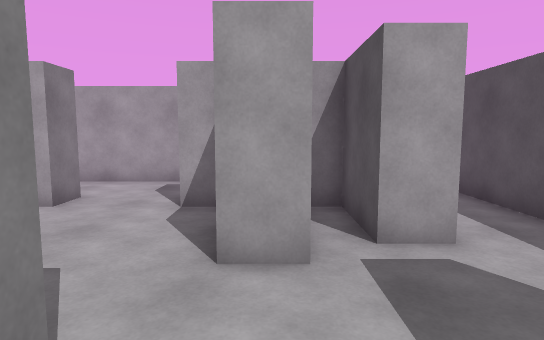
[1] (above)

24 first-person views from a walk through a scene from a Unity 3-D project. The camera is 1.4 m above the floor, tilts 6° down and sees 75° across. The floor is counted in squares, 1 m on a side. Each view is taken from the middle of a square. On the plan, view 1 faces up. The plan holds only what a view shows up to about 15 squares ahead; the rest is blank. The player is left out.

[2]
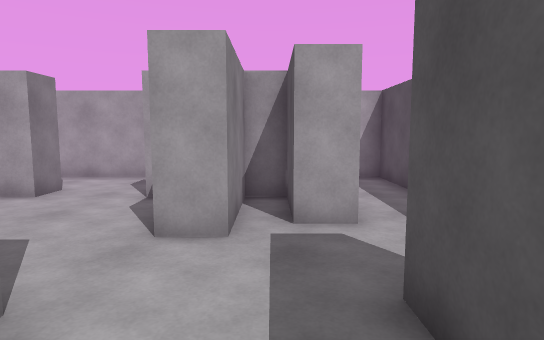

[3]
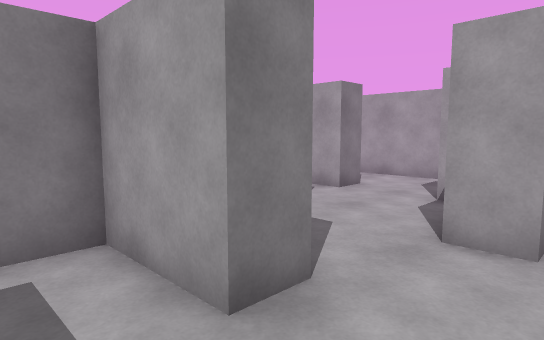

[4]
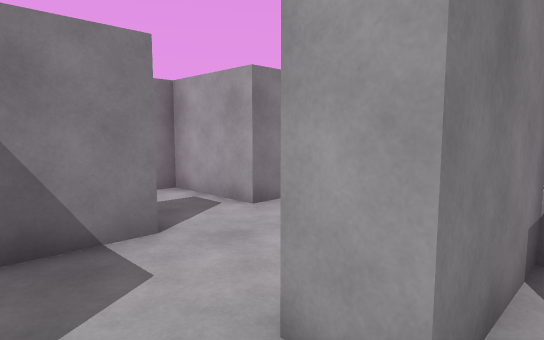

[5]
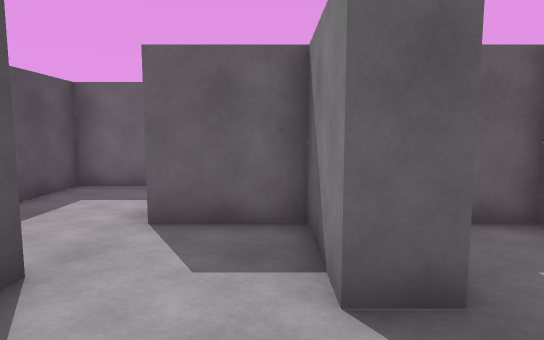

[6]
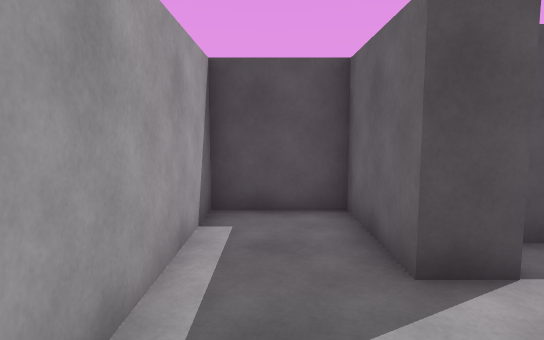

[7]
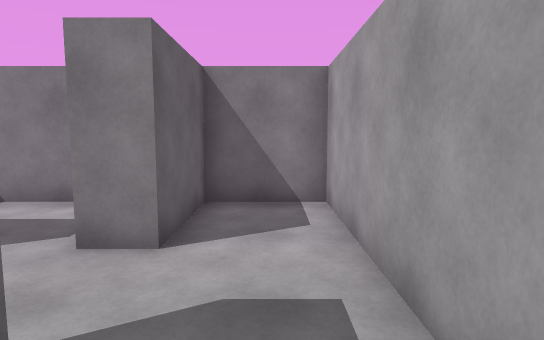

[8]
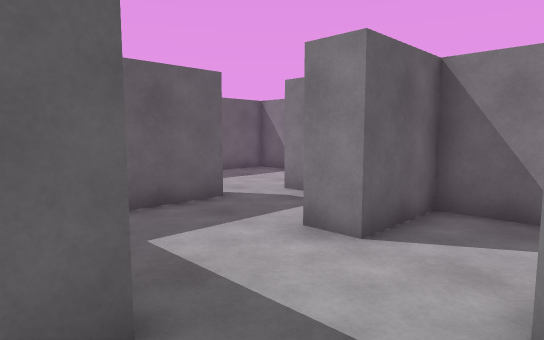

[9]
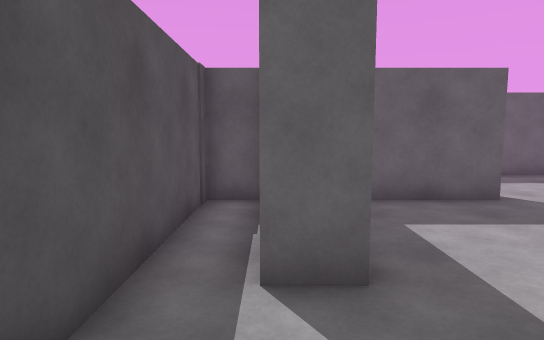

[10]
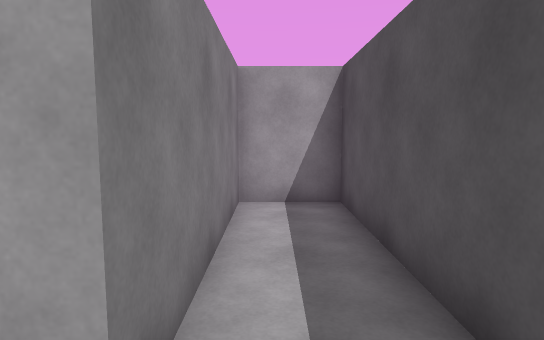

[11]
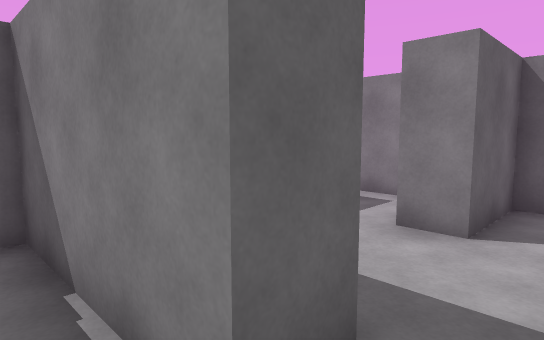

[12]
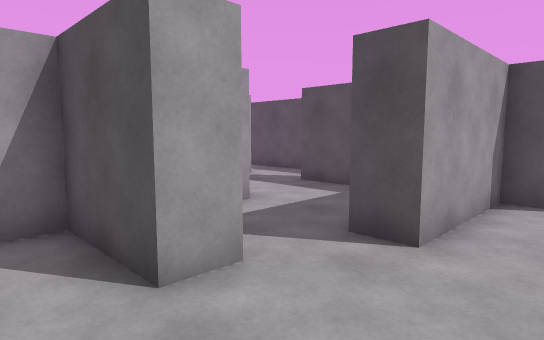

[13]
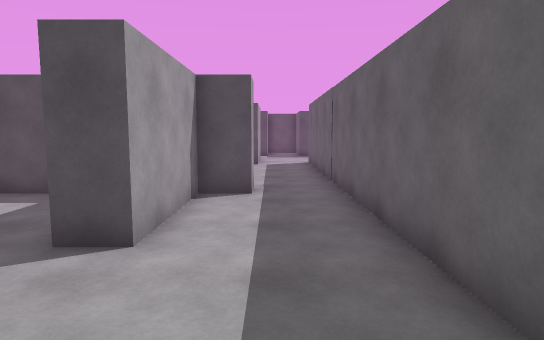

[14]
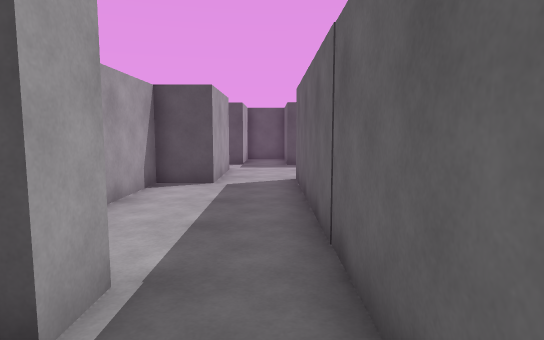

[15]
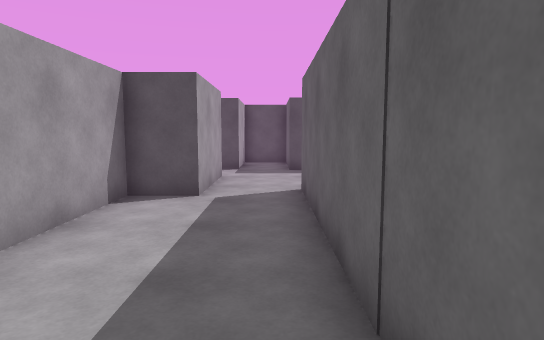

[16]
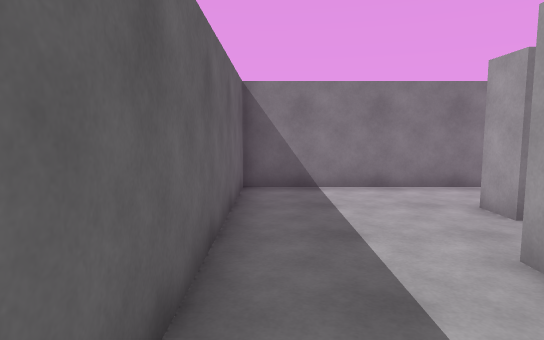

[17]
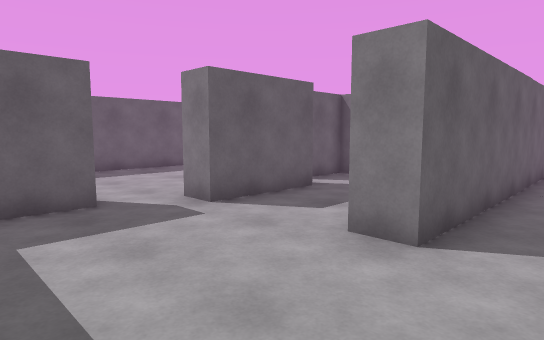

[18]
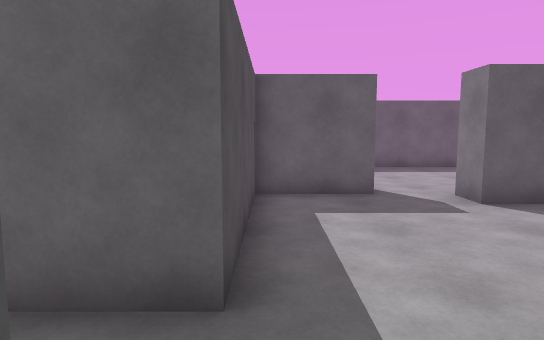

[19]
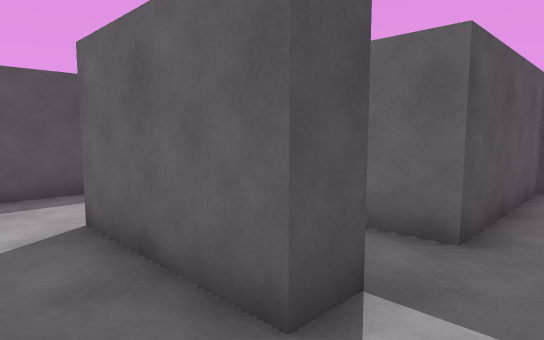

[20]
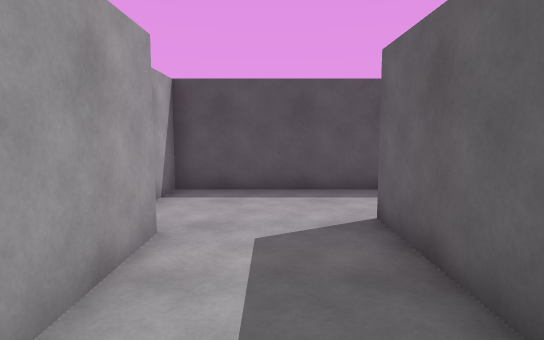

[21]
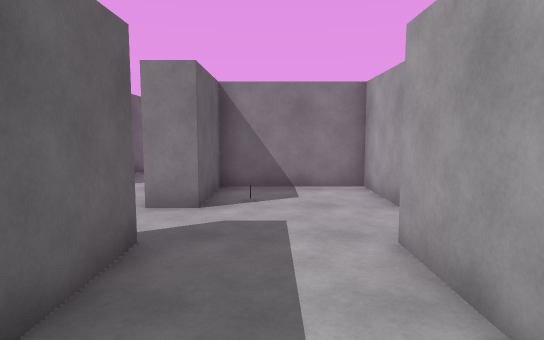

[22]
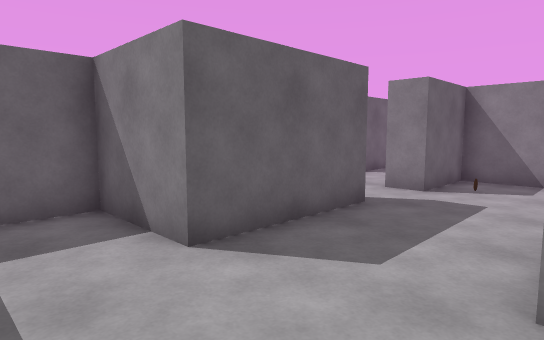

[23]
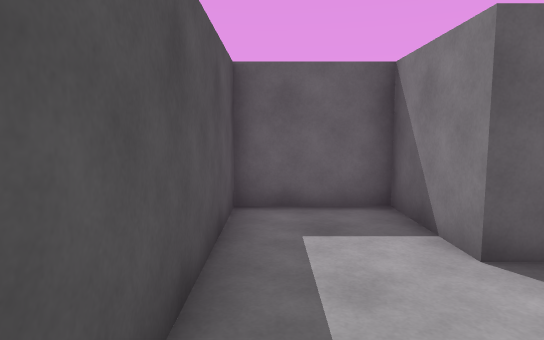

[24]
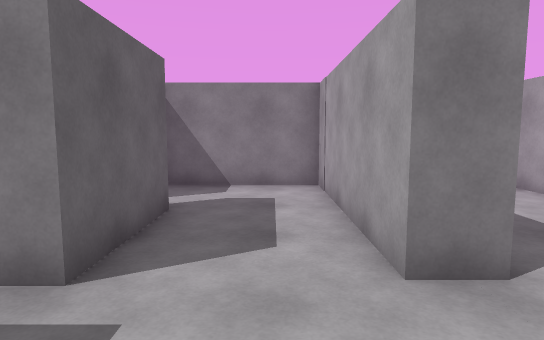

### Floor plan
Ten units are one square. View 1 is at (0, 0); x grows to the right and y downward. Boxes are objects, and circles mark ways between rooms. Rooms are numbered by the first view taken in them; rooms with no view inside come last. Other rooms are left out.
<svg viewBox="-77 -106 309 232">
<path fill="none" stroke="#000" d="M-46 -43 -35 -43 -35 -16 -11 -16 -11 -6 -35 -6 -35 21M-10 -66 -17 -66 -17 -76 13 -76 13 -101 -71 -101 -71 -76 -42 -76 -42 -66 -71 -66 -71 -34M4 -66 4 -37 -6 -37M-72 -16 -60 -16M-17 23 21 23 21 -19M21 -19 31 -19 31 23 44 23 44 -101 23 -101 23 -44 13 -44M31 45 21 45 21 33 -17 33 -17 23M-35 21 -45 21 -45 -6 -54 -6M-71 5 -71 68 107 68M115 45 98 45 98 28 50 28M107 68 107 77 46 77 46 121 61 121M135 45 115 45M126 121 154 121 154 68 171 68M75 109 107 109 107 120M168 47 156 47M189 4 155 4M156 47 156 37 197 37 197 68 227 68 227 -4 211 -4M135 -4 107 -4 107 34 135 34 135 45"/>
<rect x="125" y="15" width="10" height="10" fill="#bbb"><title>other object</title></rect>
<circle cx="20" cy="-35" r="3" fill="#2a7"/>
<circle cx="-25" cy="20" r="3" fill="#2a7"/>
<circle cx="105" cy="55" r="3" fill="#2a7"/>
<circle cx="145" cy="40" r="3" fill="#2a7"/>
<text x="-20" y="-40">1</text>
<text x="30" y="-50">2</text>
<text x="10" y="40">3</text>
<text x="120" y="80">4</text>
<text x="180" y="20">5</text>
</svg>
Room 1 opens to room 2. Room 1 opens to room 3. Room 3 opens to room 4. Room 4 opens to room 5.

Where each view was taken, in squares from view 1:
view 1: 0 up, 0 right, facing up
view 2: 1 down, 1 right, facing up
view 3: 1 down, 1 right, facing up-left
view 4: 2 up, 1 right, facing up-left
view 5: 7 up, 3 left, facing down
view 6: 9 up, 5 left, facing right
view 7: 9 up, 0 right, facing left
view 8: 4 up, 3 right, facing down-left
view 9: 5 up, 3 right, facing down
view 10: 3 up, 3 right, facing up
view 11: 3 up, 4 right, facing down-left
view 12: 5 down, 6 left, facing up-right
view 13: 5 down, 6 left, facing right
view 14: 6 down, 0 right, facing right
view 15: 6 down, 2 right, facing right
view 16: 6 down, 2 right, facing left
view 17: 5 down, 15 right, facing down-left
view 18: 4 down, 15 right, facing down
view 19: 2 down, 14 right, facing down-right
view 20: 2 down, 14 right, facing right
view 21: 2 down, 20 right, facing left
view 22: 0 up, 22 right, facing down-left
view 23: 0 up, 22 right, facing down
view 24: 9 down, 14 right, facing left
